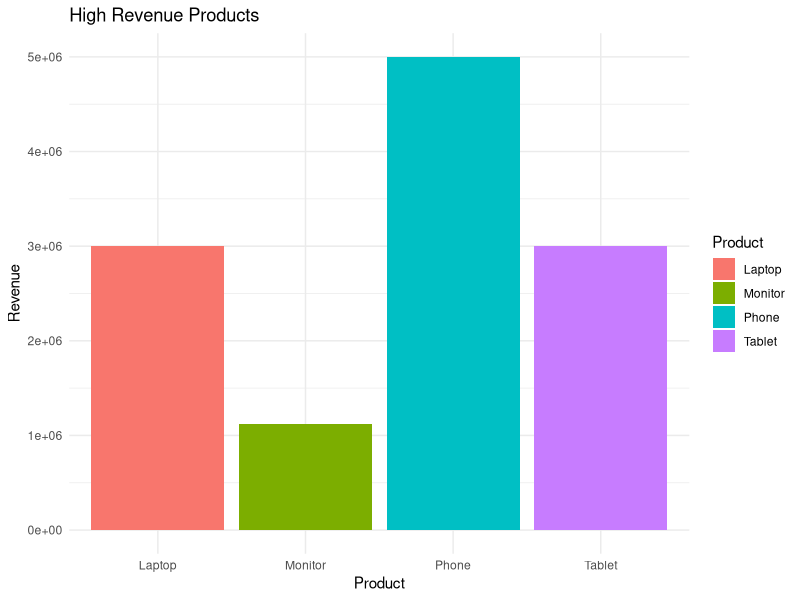
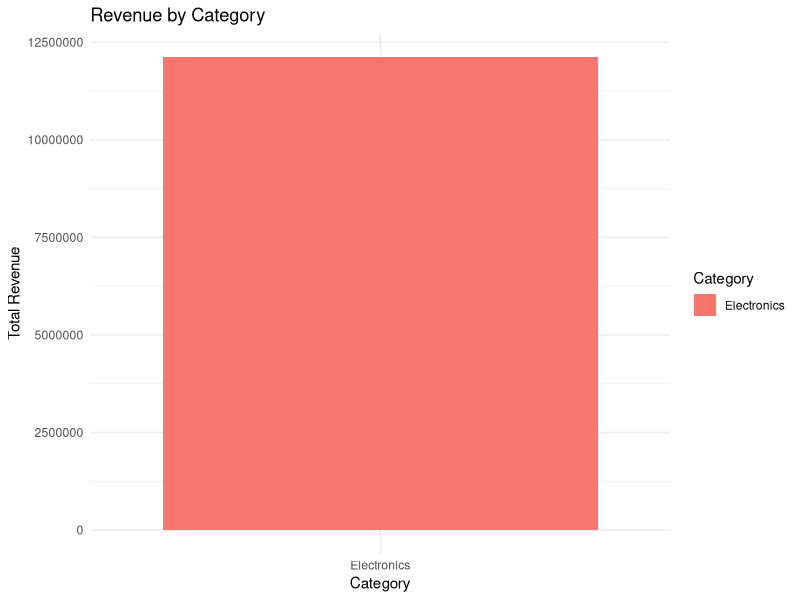

These charts were generated, in order, by the following R code:
# Q46 – Product Revenue Dashboard Project

# Scenario: E-commerce team wants to analyze product performance.
# Tasks:

# Create a dataset with Product, Category, UnitsSold, Price.

# Add a Revenue column (UnitsSold * Price).

# Filter high revenue products (Revenue > threshold).

# Visualize:

# Revenue by product (bar chart)

# Revenue by category (stacked bar chart or grouped bar chart)

# Concepts: mutate, filter, group_by, summarize, ggplot2.

library(dplyr)
library(ggplot2)

# Dataset
products <- data.frame(
  Product = c("Laptop","Phone","Tablet","Monitor"),
  Category = c("Electronics","Electronics","Electronics","Electronics"),
  UnitsSold = c(50,200,150,75),
  Price = c(60000,25000,20000,15000)
)

# Calculate Revenue
products <- products %>% mutate(Revenue = UnitsSold * Price)

# Filter high revenue products (> 1,000,000)
high_revenue <- products %>% filter(Revenue > 1000000)

# Visualize revenue by product
ggplot(high_revenue, aes(x=Product, y=Revenue, fill=Product)) +
  geom_bar(stat="identity") +
  labs(title="High Revenue Products", x="Product", y="Revenue") +
  theme_minimal()

# Revenue by category
category_revenue <- products %>%
  group_by(Category) %>%
  summarize(TotalRevenue = sum(Revenue))

ggplot(category_revenue, aes(x=Category, y=TotalRevenue, fill=Category)) +
  geom_bar(stat="identity") +
  labs(title="Revenue by Category", x="Category", y="Total Revenue") +
  theme_minimal()
